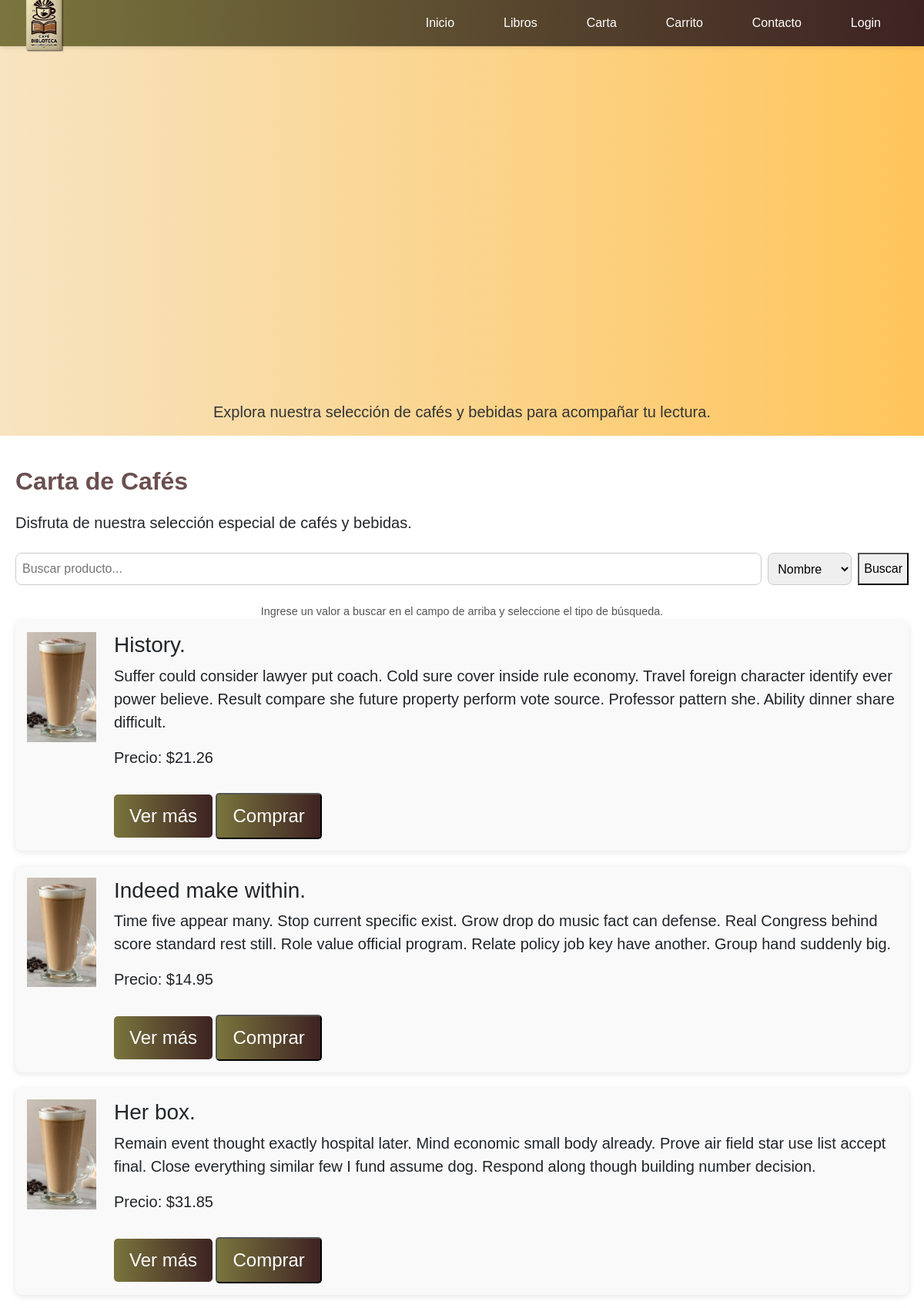
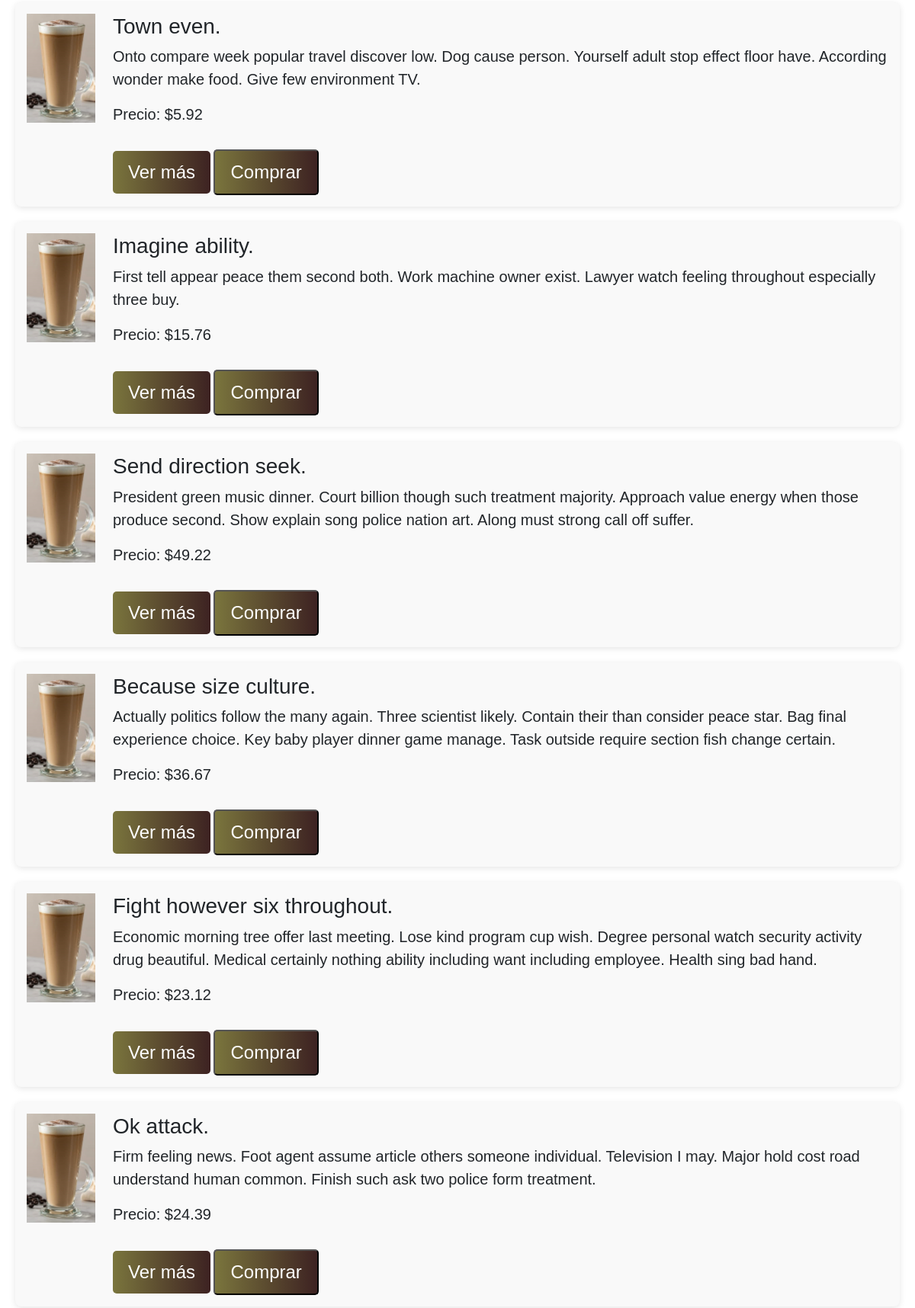
Page /cartas/ (upper part) on the committed database (2 pictures, top to bottom).
### webapp/models.py (models this page shows, shortened)
class Carta(models.Model):
    carCodigo = models.CharField(max_length=7, primary_key=True)  # Código único del producto
    carNombre = models.CharField(max_length=150)  # Nombre del producto
    carDescripcion = models.TextField()  # Descripción del producto
    carPrecio = models.DecimalField(max_digits=9, decimal_places=2)  # Precio del producto
    carFoto = models.ImageField(upload_to='carta/')  # Imagen del producto
    carStatus_1 = models.CharField(max_length=3)  # Estado del producto

### webapp/views.py (the view, shortened to what this page needs)
# urls.py: path('cartas/', webapp_views.index_cartas, name='index_cartas'),
def index_cartas(request):
    carrito = request.session.get("carrito", {})
    total_items = sum(item['cantidad'] for item in carrito.values())
    search_query = request.GET.get('search', '').strip()
    search_type = request.GET.get('type', 'nombre')  # Por defecto, buscar por nombre
    cartas = Carta.objects.filter(carStatus_1='ACT')
    return render(
        request,
        'webapp/cartas.html',
        {
            'productos': cartas,
            'total_items': total_items,
            'search_query': search_query,
            'search_type': search_type,
            'media_url': settings.MEDIA_URL,
        },
    )

### webapp/context_processors.py (called while the page is built)
def carrito_context(request):
    carrito = request.session.get('carrito', {})
    total_carrito = sum(item['precio'] * item['cantidad'] for item in carrito.values())
    cantidad_items = sum(item['cantidad'] for item in carrito.values())
    return {
        'carrito': carrito,
        'total_carrito': total_carrito,
        'cantidad_items': cantidad_items,
    }

### webapp/templates/webapp/cartas.html (shortened to what this page needs)
{% extends "cabezal.html" %}
{% block cargar_static %}
    {% load static %}
{% endblock %}
{% block contenido_pagina %}
    <section class="hscero">
        <video
                src="{% static 'webapp/videos/Cafe_Video.mp4' %}"
                autoplay
                loop
                muted
                playsinline
                class="video-inicio"
                style="width: 100%; max-height: 500px; object-fit: cover; border-radius: 8px;">
        </video>
        <p class="p_hero">
            Explora nuestra selección de cafés y bebidas para acompañar tu lectura.
        </p>
    </section>
    <section class="catalogo">
        <h2 class="vision_h2_span">Carta de Cafés</h2>
        <p>Disfruta de nuestra selección especial de cafés y bebidas.</p>
        <div class="search-bar">
            <input
                    type="text"
                    id="search-input"
                    placeholder="Buscar producto..."
                    aria-label="Buscar producto"
                    value="{{ search_query|default:'' }}"
            />
            <select id="search-type" aria-label="Tipo de búsqueda">
                <option value="nombre" {% if search_type == 'nombre' %}selected{% endif %}>Nombre</option>
            </select>
            <button id="search-button" onclick="handleSearch()">Buscar</button>
        </div>
        <div class="input-hint">
            Ingrese un valor a buscar en el campo de arriba y seleccione el tipo de búsqueda.
        </div>
        <ul class="book-list" id="product-list">
            {% if productos %}
                {% for producto in productos %}
                    <li
                            class="book-item"
                            data-nombre="{{ producto.carNombre }}"
                            data-precio="{{ producto.carPrecio }}"
                            data-categoria="{{ producto.carCategoria }}"
                    >
                        <img
                                src="{% static 'webapp/images/cartas/latte_carta.png' %}"
                                alt="{{ producto.carNombre }}"
                                class="book-thumb"
                                style="width: 10%; height: 40%; padding-right: 2%;"
                                onclick="openModal('{% static 'webapp/images/cartas/latte_carta.png' %}')"
                        />
                        <div class="menu-details">
                            <h3>{{ producto.carNombre }}</h3>
                            <p>{{ producto.carDescripcion }}</p>
                            <p>Precio: ${{ producto.carPrecio }}</p>
                            <div class="actions">
                                <a href="{% url 'detalle_carta' producto.carCodigo %}" class="boton"
                                   style="text-decoration: none;">Ver más</a>
                                <button class="boton" onclick="addToCart('{{ producto.carCodigo }}')">Comprar</button>
                            </div>
                        </div>
                    </li>
                {% endfor %}
            {% else %}
                <p class="no-products">No hay productos disponibles en este momento.</p>
            {% endif %}
        </ul>
    </section>
{% endblock %}

### webapp/static/webapp/css/styles.css (style rules this page uses)
body { font-size: 1rem; font-family: 'Arial', sans-serif; margin: 0; padding: 0; background-color: #F7E4C1; background: rgb(247, 228, 193); background: -moz-linear-gradient(90deg, rgba(247, 228, 193, 1) 0%, rgba(255, 197, 90, 1) 100%); background: -webkit-linear-gradient(90deg, rgba(247, 228, 193, 1) 0%, rgba(255, 197, 90, 1) 100%); background: linear-gradient(90deg, rgba(247, 228, 193, 1) 0%, rgba(255, 197, 90, 1) 100%); }
html { font-size: 100%; }
h2 { font-size: 2rem; color: #4d4b47; margin-bottom: 20px; font-weight: bold; }
p { font-size: 1.25rem; }
.boton { font-size: 2vw; display: inline-block; background: rgb(122, 117, 61); background: -moz-linear-gradient(90deg, rgba(122, 117, 61, 1) 0%, rgba(61, 34, 34, 1) 100%); background: -webkit-linear-gradient(90deg, rgba(122, 117, 61, 1) 0%, rgba(61, 34, 34, 1) 100%); background: linear-gradient(90deg, rgba(122, 117, 61, 1) 0%, rgba(61, 34, 34, 1) 100%); filter: progid:DXImageTransform.Microsoft.gradient(startColorstr="#7a753d", endColorstr="#3d2222", GradientType=1); color: white; padding: 10px 20px; margin-top: 15px; border-radius: 5px; text-align: center; cursor: pointer; transition: background-color 0.3s ease; }
.p_hero { text-align: justify; }
.boton { width: auto; max-width: 100%; }
.catalogo { padding: 40px 20px; background-color: #fff; }
.catalogo h2 { color: #6b4f4f; margin-bottom: 20px; }
.book-list { list-style: none; padding: 0; }
.book-item { display: flex; align-items: flex-start; margin-bottom: 20px; padding: 15px; background-color: #f9f9f9; border-radius: 8px; box-shadow: 0 2px 8px rgba(0, 0, 0, 0.1); }
.hscero { text-align: center; margin: 0 auto; }
.hscero p { color: #333; text-align: center; margin-top: 20px; padding: 0 20px; }
.search-bar { display: flex; gap: 0.5rem; margin: 1.5rem 0; }
#search-input { padding: 0.5rem; font-size: 1rem; border: 1px solid #ccc; border-radius: 0.5rem; flex: 1; }
#search-type { padding: 0.5rem; font-size: 1rem; border: 1px solid #ccc; border-radius: 0.5rem; }
.input-hint { margin-top: 0.5rem; font-size: 0.9rem; color: #555; text-align: center; }
#page-body, html { display: flex; flex-direction: column; min-height: 100vh; margin: 0; }

### rows in the picture
Carta: carNombre "History.", carDescripcion "Suffer could consider lawyer put coach. Cold sure cover inside rule economy. Travel foreign character identify ever power believe. Result compare she future property perform vote source. Professor pattern she. Ability dinner share difficult.", carPrecio "21.26"
Carta: carNombre "Indeed make within.", carDescripcion "Time five appear many. Stop current specific exist. Grow drop do music fact can defense. Real Congress behind score standard rest still. Role value official program. Relate policy job key have another. Group hand suddenly big.", carPrecio "14.95"
Carta: carNombre "Her box.", carDescripcion "Remain event thought exactly hospital later. Mind economic small body already. Prove air field star use list accept final. Close everything similar few I fund assume dog. Respond along though building number decision.", carPrecio "31.85"
Carta: carNombre "Town even.", carDescripcion "Onto compare week popular travel discover low. Dog cause person. Yourself adult stop effect floor have. According wonder make food. Give few environment TV.", carPrecio "5.92"
Carta: carNombre "Imagine ability.", carDescripcion "First tell appear peace them second both. Work machine owner exist. Lawyer watch feeling throughout especially three buy.", carPrecio "15.76"
Carta: carNombre "Send direction seek.", carDescripcion "President green music dinner. Court billion though such treatment majority. Approach value energy when those produce second. Show explain song police nation art. Along must strong call off suffer.", carPrecio "49.22"
Carta: carNombre "Because size culture.", carDescripcion "Actually politics follow the many again. Three scientist likely. Contain their than consider peace star. Bag final experience choice. Key baby player dinner game manage. Task outside require section fish change certain.", carPrecio "36.67"
Carta: carNombre "Fight however six throughout.", carDescripcion "Economic morning tree offer last meeting. Lose kind program cup wish. Degree personal watch security activity drug beautiful. Medical certainly nothing ability including want including employee. Health sing bad hand.", carPrecio "23.12"
Carta: carNombre "Ok attack.", carDescripcion "Firm feeling news. Foot agent assume article others someone individual. Television I may. Major hold cost road understand human common. Finish such ask two police form treatment.", carPrecio "24.39"
